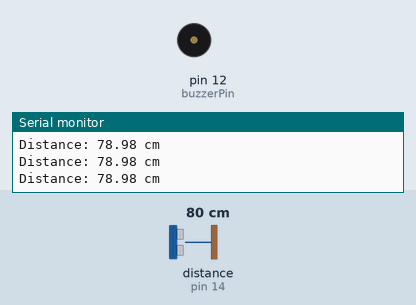
This sketch was run on a simulated Arduino Uno, built with avr-gcc and run on an emulated ATmega328P. Parts: buzzer (waves = sounding), the last lines printed to the serial monitor. Wiring (inferred from the names in the program): ultrasonic range finder: trigger pin 13; echo pin 14. Inputs (shaded band) come from the test bench; at power-on: distance to the obstacle (sensor on pin 14) 80 cm. The echo pulse lasts 58.3 µs per cm.

Above: at 1.2 s.
1.3 s: distance to the obstacle (sensor on pin 14) set to 64 cm
2.8 s: distance to the obstacle (sensor on pin 14) set to 58 cm
At 3.06 s:
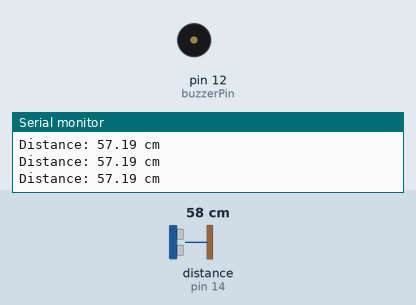
Timing chart, 0 to 11.8 s (numbered marks = the images above; inputs shaded):
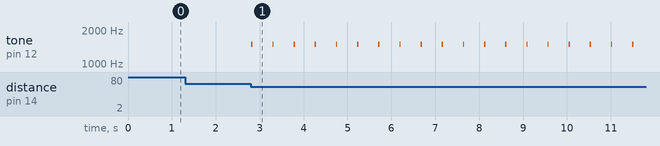

The sketch:

ultrasonic_buzzer_distance_alert.ino
```cpp
#define trigPin 13
#define echoPin 14
#define buzzerPin 12

#define MAX_DISTANCE 400

float timeOut = MAX_DISTANCE * 60;
int soundVelocity = 340;
unsigned long lastBeepTime = 0;

void setup() {
  pinMode(trigPin, OUTPUT);
  pinMode(echoPin, INPUT);
  pinMode(buzzerPin, OUTPUT);

  Serial.begin(115200);
}

void loop() {
  float distance = getSonar();

  Serial.print("Distance: ");
  Serial.print(distance);
  Serial.println(" cm");

  handleBuzzer(distance);
  delay(60);
}

float getSonar() {
  unsigned long pingTime;
  float distance;

  digitalWrite(trigPin, LOW);
  delayMicroseconds(2);
  digitalWrite(trigPin, HIGH);
  delayMicroseconds(10);
  digitalWrite(trigPin, LOW);

  pingTime = pulseIn(echoPin, HIGH, timeOut);

  if (pingTime == 0) return 0;

  distance = (float)pingTime * soundVelocity / 2 / 10000;

  return distance;
}

void handleBuzzer(float distance) {

  if (distance == 0 || distance > 60) {
    noTone(buzzerPin);
    return;
  }

  if (distance <= 10) {
    tone(buzzerPin, 1500);
    return;
  }

  int interval = map(distance, 10, 60, 50, 500);
  interval = constrain(interval, 50, 500);

  unsigned long currentTime = millis();

  if (currentTime - lastBeepTime >= interval) {
    lastBeepTime = currentTime;

    tone(buzzerPin, 1500);
    delay(30);
    noTone(buzzerPin);
  }
}
```

Measured:
- the behaviour switches between 61 and 60 cm on distance to the obstacle (sensor on pin 14) (found by bisection; images 0 and 1)
- after the input at 2.8 s, tone on pin 12 (buzzerPin): alternates 1500 Hz for 0.03 s and silent for 0.45 s, starting at once
